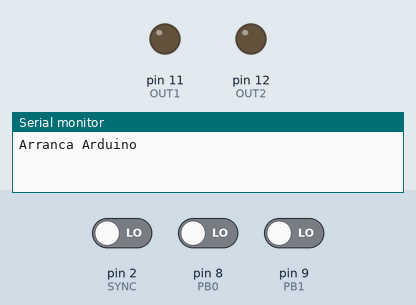
The sketch below on a simulated Arduino Uno, built with avr-gcc and run on an emulated ATmega328P. Parts: output pins drawn as LEDs (lit = HIGH), the last lines printed to the serial monitor. The test bench sets the inputs (shaded band); at power-on: pin 2 (SYNC) LOW, pin 8 (PB0) LOW, pin 9 (PB1) LOW.

Above: at 1.2 s.
1.3 s: pin 2 (SYNC) driven HIGH
At 2.2 s:
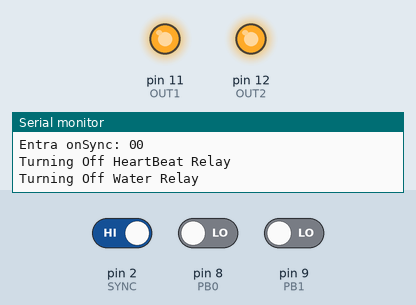
Timing chart, 0 to 4.3 s (numbered marks = the images above; inputs shaded):
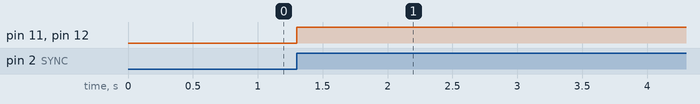

Measured:
- after the input at 1.3 s, pin 11 (OUT1), pin 12 (OUT2): LOW → HIGH at once

The sketch:

AGSensors.ino
```cpp
// We define the heartbeat of the Adventure Game
// We also define how to run a relay

#define SYNC  2 //sync is PB6
#define PB0  8
#define PB1  9
#define OUT1  11
#define OUT2  12

int beatDelay = 50;
int beatOnOFF=1; //off by default for a relay
int relayDelay = 1000;

void beatOn()
{
//0 is using the relay to turn on
  digitalWrite(OUT2, 0);
}

void beatOff()
{
//1 is using the relay to turn off
  digitalWrite(OUT2, 1);
}

void waterOn()
{
//0 is using the relay to turn on
  digitalWrite(OUT1, 0);
}

void waterOff()
{
//1 is using the relay to turn off
  digitalWrite(OUT1, 1);
}

void onSync()
{
  Serial.print("Entra onSync: ");
  int bit0 = digitalRead(PB0) ? 1:0; //? ternary operator if TRUE then 1 else 0
  int bit1 = digitalRead(PB1) ? 1:0; //? ternary operator if TRUE then 1 else 0
  //int bit2 = digitalRead(PB2) ? 1:0; //? ternary operator if TRUE then 1 else 0
  //Serial.print(bit2);
  Serial.print(bit1);
  Serial.println(bit0);
  if (bit0 == 1){
    Serial.println("Activating HeartBeat Relay");
    beatOn();
  }
  else {
    Serial.println("Turning Off HeartBeat Relay");
    beatOff();
  };
  if (bit1 == 1){
    Serial.println("Activating Water Relay");
    waterOn();
  }
  else {
    Serial.println("Turning Off Water Relay");
    waterOff();
  };
}
  // if (bit2 == 1){
  //   Serial.println("Activating Relay");
  //   relayOn();
  // }
  // else {
  //   Serial.println("Turning Off Relay");
  //   relayOff();
  // }
  // if (bit1 == 0 and bit0 == 0){
  //   beatDelay = 1000;
  // }
  // else if (bit1 == 0 and bit0 == 1){
  //   beatDelay = 800;
  // }
  // else if (bit1 == 1 and bit0 == 0){
  //   beatDelay = 400;
  // }
  //   else if (bit1 == 1 and bit0 == 1){
  //   beatDelay = 200;
  // }
//}

void setup()
{
  pinMode(SYNC, INPUT);
  pinMode(PB0, INPUT);
  pinMode(PB1, INPUT);
  pinMode(OUT1, OUTPUT);
  pinMode(OUT2, OUTPUT);

  // each time that on pin 2 (SYNC) i receive a HIGH on the rising edge run the onSync function
  attachInterrupt(digitalPinToInterrupt(SYNC), onSync, RISING);
  Serial.begin(115200);
  Serial.println("Arranca Arduino");
}

void loop() {
  delay(1000);
}
```
